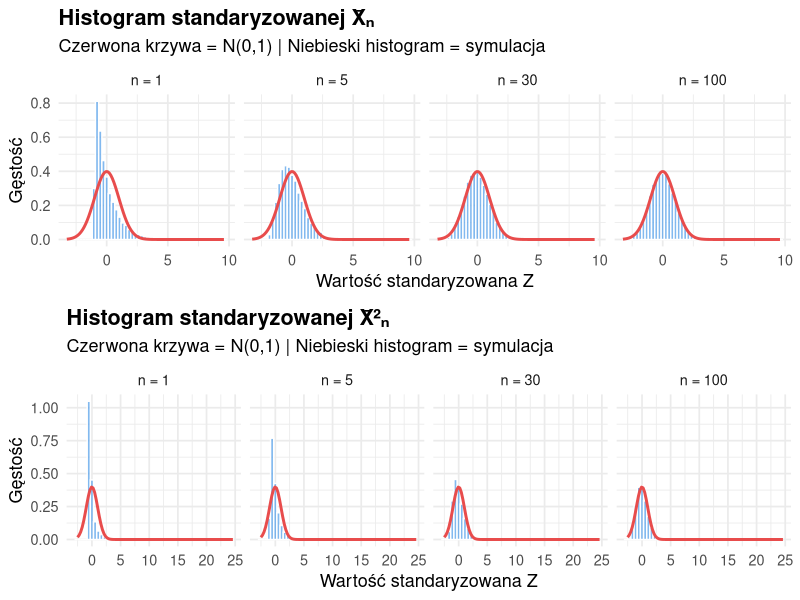
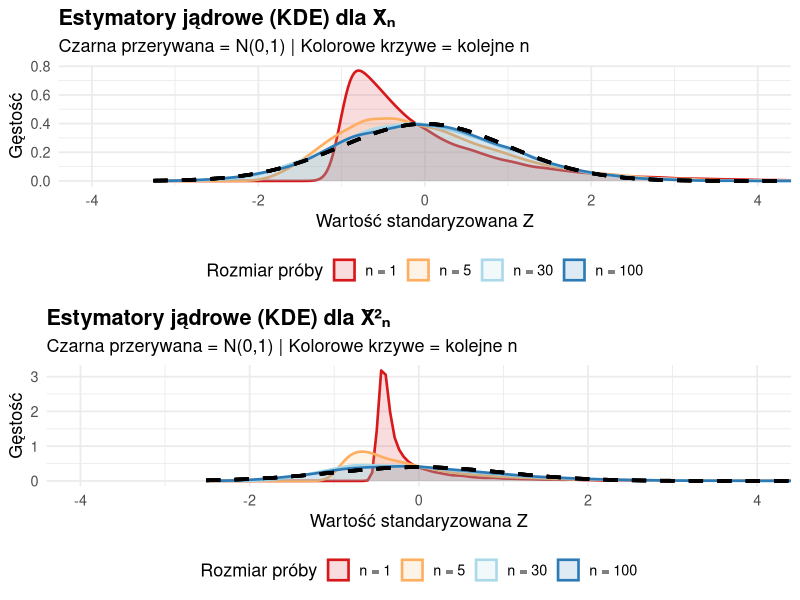
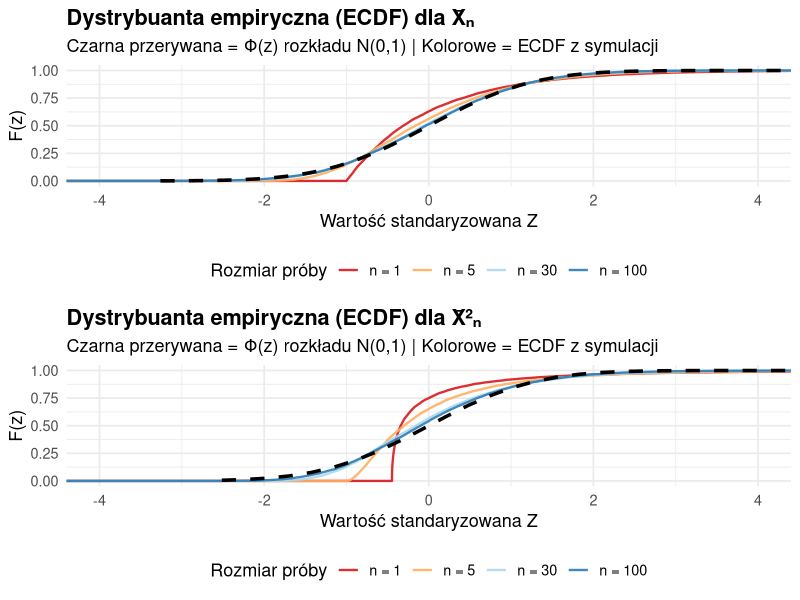
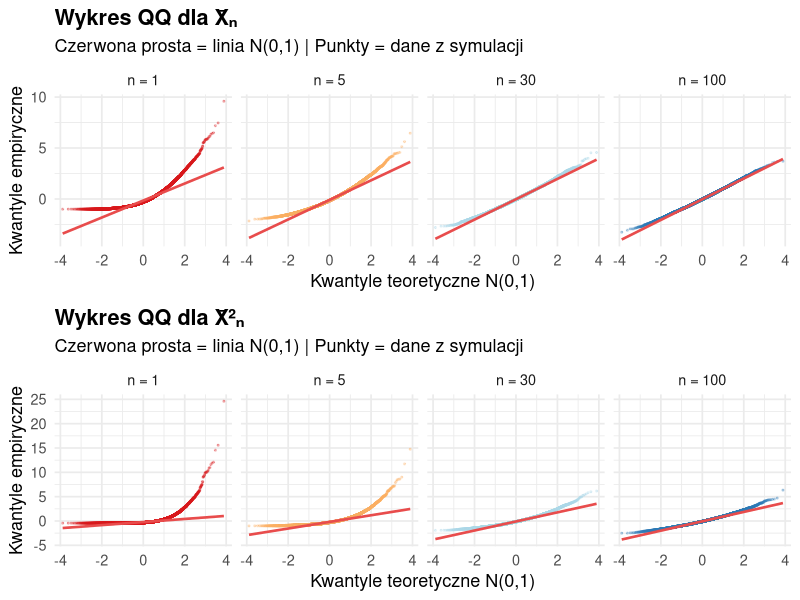

Source code (R) for these figures, in order:
# =============================================================================
# PROBLEM 2: Ilustracja Centralnego Twierdzenia Granicznego (CTG)
# =============================================================================
# Rozkład wyjściowy: Wykładniczy exp(lambda=1)
#   - Wartość oczekiwana: mu = 1
#   - Wariancja: sigma^2 = 1
#   - Odchylenie standardowe: sigma = 1
#
# CTG mówi, że dla próby rozmiaru n, standaryzowana średnia:
#   Z_n = sqrt(n) * (X_bar_n - mu) / sigma
# zbiega do N(0,1) gdy n -> infinity
#
# Badamy dwie statystyki:
#   1. X_bar_n     = średnia z próby
#   2. X2_bar_n    = średnia z X^2 (funkcja próby)
#      Dla exp(1): E[X^2] = Var(X) + E[X]^2 = 1 + 1 = 2
#                 Var(X^2) = E[X^4] - (E[X^2])^2 = 9 - 4 = 5
# =============================================================================

library(ggplot2)
library(gridExtra)  # do łączenia wykresów obok siebie

set.seed(42)  # dla powtarzalności wyników

# =============================================================================
# PARAMETRY SYMULACJI
# =============================================================================

N_sim   <- 10000   # liczba powtórzeń symulacji (im więcej, tym gładsze wykresy)
n_sizes <- c(1, 5, 30, 100)  # rozmiary próby do zbadania
lambda  <- 1       # parametr rozkładu wykładniczego

# Parametry rozkładu exp(1)
mu_X    <- 1 / lambda          # E[X] = 1
sig_X   <- 1 / lambda          # sd(X) = 1

# Parametry dla X^2 gdy X ~ exp(1)
# E[X^2] = 2/lambda^2 = 2
# Var(X^2) = E[X^4] - (E[X^2])^2 = 24/lambda^4 - 4/lambda^4 = 20... 
# Dla lambda=1: E[X^2]=2, Var(X^2)=E[X^4]-(E[X^2])^2 = 24-4 = 20, sd=sqrt(20)
mu_X2   <- 2 / lambda^2
sig_X2  <- sqrt(20) / lambda^2  # odchylenie standardowe X^2

# =============================================================================
# GENEROWANIE DANYCH
# =============================================================================
# Dla każdego rozmiaru próby n:
#   - losujemy N_sim prób, każda rozmiaru n
#   - liczymy średnią X_bar i X2_bar dla każdej próby
#   - standaryzujemy: Z = sqrt(n) * (srednia - wartosc_oczekiwana) / odchylenie

generate_means <- function(n) {
  # Generujemy macierz N_sim x n z rozkładu exp(1)
  samples <- matrix(rexp(N_sim * n, rate = lambda), nrow = N_sim, ncol = n)
  
  # Statystyka 1: średnia z próby
  xbar   <- rowMeans(samples)
  
  # Statystyka 2: średnia z X^2
  x2bar  <- rowMeans(samples^2)
  
  # Standaryzacja (żeby porównać z N(0,1))
  z_xbar  <- sqrt(n) * (xbar  - mu_X)  / sig_X
  z_x2bar <- sqrt(n) * (x2bar - mu_X2) / sig_X2
  
  data.frame(
    n       = n,
    xbar    = xbar,
    x2bar   = x2bar,
    z_xbar  = z_xbar,
    z_x2bar = z_x2bar
  )
}

# Generujemy dane dla wszystkich rozmiarów próby
all_data <- do.call(rbind, lapply(n_sizes, generate_means))
all_data$n_label <- factor(paste0("n = ", all_data$n), 
                            levels = paste0("n = ", n_sizes))

# =============================================================================
# WIZUALIZACJA 1: HISTOGRAMY ze krzywą normalną
# =============================================================================
# Pokazuje: jak kształt rozkładu standaryzowanej średniej
#           przybliża się do dzwonu N(0,1) wraz ze wzrostem n

plot_histogram <- function(data, zvar, title_stat) {
  ggplot(data, aes_string(x = zvar)) +
    # Histogram (freq=FALSE -> oś Y to gęstość, nie liczebność)
    geom_histogram(aes(y = after_stat(density)),
                   bins = 50,
                   fill = "#4C9BE8", color = "white", alpha = 0.7) +
    # Krzywa N(0,1) do porównania
    stat_function(fun = dnorm, args = list(mean = 0, sd = 1),
                  color = "#E84C4C", linewidth = 1) +
    # Osobny panel dla każdego n
    facet_wrap(~n_label, nrow = 1) +
    labs(
      title = paste("Histogram standaryzowanej", title_stat),
      subtitle = "Czerwona krzywa = N(0,1) | Niebieski histogram = symulacja",
      x = "Wartość standaryzowana Z",
      y = "Gęstość"
    ) +
    theme_minimal(base_size = 13) +
    theme(plot.title = element_text(face = "bold"))
}

p_hist_xbar  <- plot_histogram(all_data, "z_xbar",  "X̄ₙ")
p_hist_x2bar <- plot_histogram(all_data, "z_x2bar", "X̄²ₙ")

# =============================================================================
# WIZUALIZACJA 2: ESTYMATORY JĄDROWE (KDE)
# =============================================================================
# Pokazuje: wygładzoną krzywą gęstości naszych danych vs. N(0,1)
# KDE = każdy punkt danych "rozmywa się" w małą krzywą, suma daje gładką linię

plot_kde <- function(data, zvar, title_stat) {
  ggplot(data, aes_string(x = zvar, color = "n_label", fill = "n_label")) +
    # KDE - wygładzona gęstość empiryczna
    geom_density(alpha = 0.15, linewidth = 0.9) +
    # Krzywa N(0,1) do porównania (czarna, gruba)
    stat_function(fun = dnorm, args = list(mean = 0, sd = 1),
                  color = "black", linewidth = 1.2, linetype = "dashed") +
    scale_color_brewer(palette = "RdYlBu", name = "Rozmiar próby") +
    scale_fill_brewer(palette  = "RdYlBu", name = "Rozmiar próby") +
    coord_cartesian(xlim = c(-4, 4)) +
    labs(
      title = paste("Estymatory jądrowe (KDE) dla", title_stat),
      subtitle = "Czarna przerywana = N(0,1) | Kolorowe krzywe = kolejne n",
      x = "Wartość standaryzowana Z",
      y = "Gęstość"
    ) +
    theme_minimal(base_size = 13) +
    theme(plot.title = element_text(face = "bold"),
          legend.position = "bottom")
}

p_kde_xbar  <- plot_kde(all_data, "z_xbar",  "X̄ₙ")
p_kde_x2bar <- plot_kde(all_data, "z_x2bar", "X̄²ₙ")

# =============================================================================
# WIZUALIZACJA 3: DYSTRYBUANTA EMPIRYCZNA (ECDF)
# =============================================================================
# Pokazuje: jak empiryczna dystrybuanta (schodkowa krzywa) 
#           zbiega do dystrybuanty N(0,1) (gładka S-krzywa)
# ECDF(x) = "ile procent moich danych jest mniejsze niż x?"

plot_ecdf <- function(data, zvar, title_stat) {
  ggplot(data, aes_string(x = zvar, color = "n_label")) +
    # Empiryczna dystrybuanta
    stat_ecdf(linewidth = 0.8, alpha = 0.9) +
    # Teoretyczna dystrybuanta N(0,1)
    stat_function(fun = pnorm, args = list(mean = 0, sd = 1),
                  color = "black", linewidth = 1.2, linetype = "dashed") +
    scale_color_brewer(palette = "RdYlBu", name = "Rozmiar próby") +
    coord_cartesian(xlim = c(-4, 4)) +
    labs(
      title = paste("Dystrybuanta empiryczna (ECDF) dla", title_stat),
      subtitle = "Czarna przerywana = Φ(z) rozkładu N(0,1) | Kolorowe = ECDF z symulacji",
      x = "Wartość standaryzowana Z",
      y = "F(z)"
    ) +
    theme_minimal(base_size = 13) +
    theme(plot.title = element_text(face = "bold"),
          legend.position = "bottom")
}

p_ecdf_xbar  <- plot_ecdf(all_data, "z_xbar",  "X̄ₙ")
p_ecdf_x2bar <- plot_ecdf(all_data, "z_x2bar", "X̄²ₙ")

# =============================================================================
# WIZUALIZACJA 4: WYKRES KWANTYL-KWANTYL (QQ-PLOT)
# =============================================================================
# Pokazuje: czy kwantyle naszych danych odpowiadają kwantylom N(0,1)
# Jeśli punkty leżą na prostej y=x -> rozkład jest normalny
# Im bardziej odchylają się od prostej -> tym dalej od normalności

plot_qq <- function(data, zvar, title_stat) {
  ggplot(data, aes_string(sample = zvar)) +
    # Punkty QQ
    stat_qq(aes(color = n_label), alpha = 0.3, size = 0.4) +
    # Prosta referencyjna y=x (gdyby rozkład był idealnie normalny)
    stat_qq_line(color = "#E84C4C", linewidth = 0.9) +
    scale_color_brewer(palette = "RdYlBu", name = "Rozmiar próby") +
    facet_wrap(~n_label, nrow = 1) +
    labs(
      title = paste("Wykres QQ dla", title_stat),
      subtitle = "Czerwona prosta = linia N(0,1) | Punkty = dane z symulacji",
      x = "Kwantyle teoretyczne N(0,1)",
      y = "Kwantyle empiryczne"
    ) +
    theme_minimal(base_size = 13) +
    theme(plot.title = element_text(face = "bold"),
          legend.position = "none")
}

p_qq_xbar  <- plot_qq(all_data, "z_xbar",  "X̄ₙ")
p_qq_x2bar <- plot_qq(all_data, "z_x2bar", "X̄²ₙ")

# =============================================================================
# ZAPIS DO PLIKÓW PNG
# =============================================================================
# Każda figura jako osobny plik (łatwiej wkleić do raportu)

# Figura 1: Histogramy
png("ctg_histogramy.png", width = 1400, height = 700, res = 120)
grid.arrange(p_hist_xbar, p_hist_x2bar, nrow = 2)
dev.off()

# Figura 2: KDE
png("ctg_kde.png", width = 900, height = 700, res = 120)
grid.arrange(p_kde_xbar, p_kde_x2bar, nrow = 2)
dev.off()

# Figura 3: ECDF
png("ctg_ecdf.png", width = 900, height = 700, res = 120)
grid.arrange(p_ecdf_xbar, p_ecdf_x2bar, nrow = 2)
dev.off()

# Figura 4: QQ-plot
png("ctg_qqplot.png", width = 1400, height = 700, res = 120)
grid.arrange(p_qq_xbar, p_qq_x2bar, nrow = 2)
dev.off()

cat("Zapisano 4 pliki PNG w katalogu roboczym:", getwd(), "\n")
cat("  - ctg_histogramy.png\n")
cat("  - ctg_kde.png\n")
cat("  - ctg_ecdf.png\n")
cat("  - ctg_qqplot.png\n")
